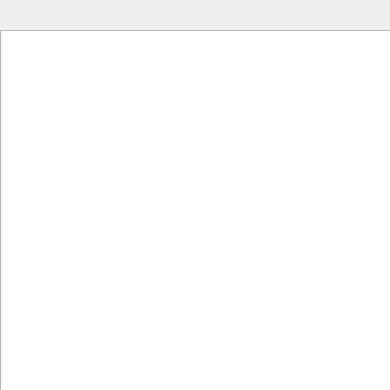
<?xml version="1.0" encoding="UTF-8"?>
<ui version="4.0">
 <class>Frame</class>
 <widget class="QFrame" name="Frame">
  <property name="geometry">
   <rect>
    <x>0</x>
    <y>0</y>
    <width>390</width>
    <height>390</height>
   </rect>
  </property>
  <property name="windowTitle">
   <string>Frame</string>
  </property>
  <widget class="QTableWidget" name="tableWidget">
   <property name="geometry">
    <rect>
     <x>0</x>
     <y>30</y>
     <width>391</width>
     <height>361</height>
    </rect>
   </property>
  </widget>
 </widget>
 <resources/>
 <connections/>
</ui>
